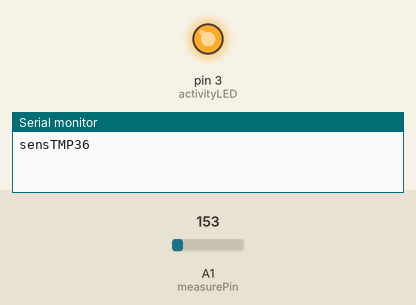
Recording of a sketch running on a simulated Arduino Uno, built with avr-gcc and run on an emulated ATmega328P. Shown: output pins drawn as LEDs (lit = HIGH), the last lines printed to the serial monitor. The inputs (shaded band) are chosen by the test bench; at power-on: A1 (measurePin) = 153.

Above: at 2.1 s.
At 4.6 s:
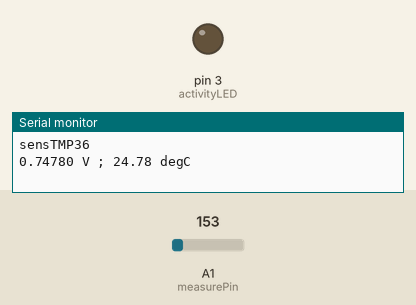
Timing chart, 0 to 8.5 s (numbered marks = the images above):
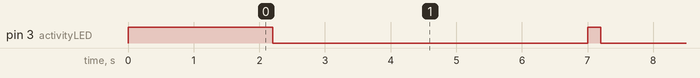

Measured:
- by itself, pin 3 (activityLED): alternates HIGH for 0.20 s and LOW for 4.8 s

The sketch:

sketch.ino
```cpp
/*
  sensTMP36 sketch
  measures the voltage on analog pin
  converts the result to a temperature
  and prints the results to the serial port
*/

// measurement pin from TMP36 is connected to analog pin 1
#define measurePin A1
#define activityLED 3

// *** declare constants
const float ref5V = 5.0;   // reference: 5.0V on measurePin == 1023.0


// (numSamples ^ 0.5) is the S/N ratio that can be achieved.
// To get a S/N-ratio of 3 requires 9 samples. S/N=4 requires 16 samples
// More samples means longer measurement times.
// Beware, numSamples * 1024 should not exceed the positive maximum for the
// `int` data-type!
// Therefore the maximum numSamples = (32767 / 1023 = ) 32
const int numSamples = 1;  // number of measurements used for one result

// *** declare variables
int sumSamples = 0;         // sum of samples
int cntSamples = 0;         // sample counter
float voltage = 0.0;
float temperature = 0.0;
unsigned long startTime = 0;
unsigned long elapsedTime = 0;

void setup()
{
  pinMode(activityLED, OUTPUT);   // An LED to signal activity
  digitalWrite(activityLED, HIGH);
  Serial.begin(9600);             // Initialise serial port
  delay(2000);
  Serial.println("sensTMP36");
  //analogReference(EXTERNAL);
  digitalWrite(activityLED, LOW);
}

void loop()
{
  startTime = millis();
  digitalWrite(activityLED, HIGH);
  sumSamples = 0;

  // *** Add up the pre-defined number of samples for Sample Averaging
  for (cntSamples = 0; cntSamples < numSamples; cntSamples++) {
    sumSamples += analogRead(measurePin);
    // minimum delay on analog pins is 100ms
    delay(200);
  }

  // *** Determine the source voltage:
  voltage = (float)sumSamples / (float)cntSamples; // Calculate avg raw value.
  voltage = map(voltage * 10, 0, 10230, 0, ref5V * 10000) * 0.0001;
  temperature = 100 * voltage - 50.0;

  Serial.print(voltage,5);
  Serial.print(" V ; ");
  Serial.print(temperature);
  Serial.println(" degC");
  digitalWrite(activityLED, LOW);
  elapsedTime = millis() - startTime;

  // *** Wait until 5sec have passed.
  delay(abs(5000 - elapsedTime));
}
```
